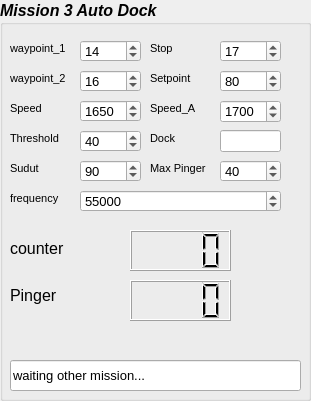
     <widget class="QGroupBox" name="groupBox_6">
      <property name="geometry">
       <rect>
        <x>650</x>
        <y>230</y>
        <width>311</width>
        <height>401</height>
       </rect>
      </property>
      <property name="font">
       <font>
        <pointsize>12</pointsize>
        <weight>75</weight>
        <italic>true</italic>
        <bold>true</bold>
       </font>
      </property>
      <property name="title">
       <string>Mission 3 Auto Dock</string>
      </property>
      <widget class="QLabel" name="label_83">
       <property name="geometry">
        <rect>
         <x>10</x>
         <y>40</y>
         <width>71</width>
         <height>16</height>
        </rect>
       </property>
       <property name="font">
        <font>
         <pointsize>8</pointsize>
         <weight>50</weight>
         <italic>false</italic>
         <bold>false</bold>
        </font>
       </property>
       <property name="text">
        <string>waypoint_1</string>
       </property>
      </widget>
      <widget class="QLabel" name="label_95">
       <property name="geometry">
        <rect>
         <x>10</x>
         <y>100</y>
         <width>55</width>
         <height>16</height>
        </rect>
       </property>
       <property name="font">
        <font>
         <pointsize>8</pointsize>
         <weight>50</weight>
         <italic>false</italic>
         <bold>false</bold>
        </font>
       </property>
       <property name="text">
        <string>Speed</string>
       </property>
      </widget>
      <widget class="QSpinBox" name="spinBoxWaypointMisi3">
       <property name="geometry">
        <rect>
         <x>80</x>
         <y>40</y>
         <width>61</width>
         <height>22</height>
        </rect>
       </property>
       <property name="font">
        <font>
         <pointsize>10</pointsize>
         <weight>50</weight>
         <italic>false</italic>
         <bold>false</bold>
        </font>
       </property>
       <property name="minimum">
        <number>0</number>
       </property>
       <property name="maximum">
        <number>99</number>
       </property>
       <property name="singleStep">
        <number>1</number>
       </property>
       <property name="value">
        <number>14</number>
       </property>
      </widget>
      <widget class="QSpinBox" name="spinBoxSpeedMisi3">
       <property name="geometry">
        <rect>
         <x>80</x>
         <y>100</y>
         <width>61</width>
         <height>22</height>
        </rect>
       </property>
       <property name="font">
        <font>
         <pointsize>10</pointsize>
         <weight>50</weight>
         <italic>false</italic>
         <bold>false</bold>
        </font>
       </property>
       <property name="minimum">
        <number>1500</number>
       </property>
       <property name="maximum">
        <number>2000</number>
       </property>
       <property name="singleStep">
        <number>25</number>
       </property>
       <property name="value">
        <number>1650</number>
       </property>
      </widget>
      <widget class="QLabel" name="label_100">
       <property name="geometry">
        <rect>
         <x>150</x>
         <y>40</y>
         <width>55</width>
         <height>16</height>
        </rect>
       </property>
       <property name="font">
        <font>
         <pointsize>8</pointsize>
         <weight>50</weight>
         <italic>false</italic>
         <bold>false</bold>
        </font>
       </property>
       <property name="text">
        <string>Stop</string>
       </property>
      </widget>
      <widget class="QSpinBox" name="spinBoxStopMisi3">
       <property name="geometry">
        <rect>
         <x>220</x>
         <y>40</y>
         <width>61</width>
         <height>22</height>
        </rect>
       </property>
       <property name="font">
        <font>
         <pointsize>10</pointsize>
         <weight>50</weight>
         <italic>false</italic>
         <bold>false</bold>
        </font>
       </property>
       <property name="value">
        <number>17</number>
       </property>
      </widget>
      <widget class="QLabel" name="label_70">
       <property name="geometry">
        <rect>
         <x>150</x>
         <y>70</y>
         <width>55</width>
         <height>16</height>
        </rect>
       </property>
       <property name="font">
        <font>
         <pointsize>8</pointsize>
         <weight>50</weight>
         <italic>false</italic>
         <bold>false</bold>
        </font>
       </property>
       <property name="text">
        <string>Setpoint</string>
       </property>
      </widget>
      <widget class="QSpinBox" name="spinBoxSetpointMisi3">
       <property name="geometry">
        <rect>
         <x>220</x>
         <y>70</y>
         <width>61</width>
         <height>22</height>
        </rect>
       </property>
       <property name="font">
        <font>
         <pointsize>10</pointsize>
         <weight>50</weight>
         <italic>false</italic>
         <bold>false</bold>
        </font>
       </property>
       <property name="maximum">
        <number>250</number>
       </property>
       <property name="value">
        <number>80</number>
       </property>
      </widget>
      <widget class="QLabel" name="label_72">
       <property name="geometry">
        <rect>
         <x>10</x>
         <y>240</y>
         <width>81</width>
         <height>17</height>
        </rect>
       </property>
       <property name="font">
        <font>
         <pointsize>12</pointsize>
         <weight>50</weight>
         <italic>false</italic>
         <bold>false</bold>
        </font>
       </property>
       <property name="text">
        <string>counter</string>
       </property>
      </widget>
      <widget class="QLabel" name="label_74">
       <property name="geometry">
        <rect>
         <x>150</x>
         <y>100</y>
         <width>59</width>
         <height>17</height>
        </rect>
       </property>
       <property name="font">
        <font>
         <pointsize>8</pointsize>
         <weight>50</weight>
         <italic>false</italic>
         <bold>false</bold>
        </font>
       </property>
       <property name="text">
        <string>Speed_A</string>
       </property>
      </widget>
      <widget class="QSpinBox" name="spinBoxSpeedMisi3Atas">
       <property name="geometry">
        <rect>
         <x>220</x>
         <y>100</y>
         <width>61</width>
         <height>23</height>
        </rect>
       </property>
       <property name="font">
        <font>
         <pointsize>10</pointsize>
         <weight>50</weight>
         <italic>false</italic>
         <bold>false</bold>
        </font>
       </property>
       <property name="minimum">
        <number>1500</number>
       </property>
       <property name="maximum">
        <number>2000</number>
       </property>
       <property name="singleStep">
        <number>25</number>
       </property>
       <property name="value">
        <number>1700</number>
       </property>
      </widget>
      <widget class="QLabel" name="label_84">
       <property name="geometry">
        <rect>
         <x>10</x>
         <y>70</y>
         <width>71</width>
         <height>16</height>
        </rect>
       </property>
       <property name="font">
        <font>
         <pointsize>8</pointsize>
         <weight>50</weight>
         <italic>false</italic>
         <bold>false</bold>
        </font>
       </property>
       <property name="text">
        <string>waypoint_2</string>
       </property>
      </widget>
      <widget class="QSpinBox" name="spinBoxWaypointMisi3_2">
       <property name="geometry">
        <rect>
         <x>80</x>
         <y>70</y>
         <width>61</width>
         <height>22</height>
        </rect>
       </property>
       <property name="font">
        <font>
         <pointsize>10</pointsize>
         <weight>50</weight>
         <italic>false</italic>
         <bold>false</bold>
        </font>
       </property>
       <property name="value">
        <number>16</number>
       </property>
      </widget>
      <widget class="QLCDNumber" name="lcdNumberCounterMisi3">
       <property name="geometry">
        <rect>
         <x>130</x>
         <y>230</y>
         <width>101</width>
         <height>41</height>
        </rect>
       </property>
       <property name="digitCount">
        <number>4</number>
       </property>
      </widget>
      <widget class="QLineEdit" name="lineEditStatusMisi3">
       <property name="geometry">
        <rect>
         <x>10</x>
         <y>360</y>
         <width>291</width>
         <height>31</height>
        </rect>
       </property>
       <property name="font">
        <font>
         <pointsize>10</pointsize>
         <weight>50</weight>
         <italic>false</italic>
         <bold>false</bold>
        </font>
       </property>
       <property name="text">
        <string>waiting other mission...</string>
       </property>
      </widget>
      <widget class="QLabel" name="label_114">
       <property name="geometry">
        <rect>
         <x>150</x>
         <y>130</y>
         <width>55</width>
         <height>16</height>
        </rect>
       </property>
       <property name="font">
        <font>
         <pointsize>8</pointsize>
         <weight>50</weight>
         <italic>false</italic>
         <bold>false</bold>
        </font>
       </property>
       <property name="text">
        <string>Dock</string>
       </property>
      </widget>
      <widget class="QLabel" name="label_115">
       <property name="geometry">
        <rect>
         <x>10</x>
         <y>160</y>
         <width>55</width>
         <height>16</height>
        </rect>
       </property>
       <property name="font">
        <font>
         <pointsize>8</pointsize>
         <weight>50</weight>
         <italic>false</italic>
         <bold>false</bold>
        </font>
       </property>
       <property name="text">
        <string>Sudut</string>
       </property>
      </widget>
      <widget class="QSpinBox" name="spinBoxSudutMisi3">
       <property name="geometry">
        <rect>
         <x>80</x>
         <y>160</y>
         <width>61</width>
         <height>22</height>
        </rect>
       </property>
       <property name="font">
        <font>
         <pointsize>10</pointsize>
         <weight>50</weight>
         <italic>false</italic>
         <bold>false</bold>
        </font>
       </property>
       <property name="maximum">
        <number>180</number>
       </property>
       <property name="value">
        <number>90</number>
       </property>
      </widget>
      <widget class="QLabel" name="label_117">
       <property name="geometry">
        <rect>
         <x>10</x>
         <y>280</y>
         <width>81</width>
         <height>31</height>
        </rect>
       </property>
       <property name="font">
        <font>
         <weight>50</weight>
         <italic>false</italic>
         <bold>false</bold>
        </font>
       </property>
       <property name="text">
        <string>Pinger</string>
       </property>
      </widget>
      <widget class="QLineEdit" name="lineEditDock">
       <property name="geometry">
        <rect>
         <x>220</x>
         <y>130</y>
         <width>61</width>
         <height>22</height>
        </rect>
       </property>
       <property name="font">
        <font>
         <pointsize>10</pointsize>
         <weight>50</weight>
         <italic>false</italic>
         <bold>false</bold>
        </font>
       </property>
      </widget>
      <widget class="QLCDNumber" name="lcdNumberPenandaMisi3">
       <property name="geometry">
        <rect>
         <x>130</x>
         <y>280</y>
         <width>101</width>
         <height>41</height>
        </rect>
       </property>
       <property name="digitCount">
        <number>4</number>
       </property>
      </widget>
      <widget class="QLabel" name="label_116">
       <property name="geometry">
        <rect>
         <x>10</x>
         <y>130</y>
         <width>61</width>
         <height>16</height>
        </rect>
       </property>
       <property name="font">
        <font>
         <pointsize>8</pointsize>
         <weight>50</weight>
         <italic>false</italic>
         <bold>false</bold>
        </font>
       </property>
       <property name="text">
        <string>Threshold</string>
       </property>
      </widget>
      <widget class="QSpinBox" name="spinBoxThresholdPinger">
       <property name="geometry">
        <rect>
         <x>80</x>
         <y>130</y>
         <width>61</width>
         <height>22</height>
        </rect>
       </property>
       <property name="font">
        <font>
         <pointsize>10</pointsize>
         <weight>50</weight>
         <italic>false</italic>
         <bold>false</bold>
        </font>
       </property>
       <property name="maximum">
        <number>200</number>
       </property>
       <property name="value">
        <number>40</number>
       </property>
      </widget>
      <widget class="QSpinBox" name="spinBoxMaxPinger">
       <property name="geometry">
        <rect>
         <x>220</x>
         <y>160</y>
         <width>61</width>
         <height>22</height>
        </rect>
       </property>
       <property name="font">
        <font>
         <pointsize>10</pointsize>
         <weight>50</weight>
         <italic>false</italic>
         <bold>false</bold>
        </font>
       </property>
       <property name="maximum">
        <number>200</number>
       </property>
       <property name="value">
        <number>40</number>
       </property>
      </widget>
      <widget class="QLabel" name="label_118">
       <property name="geometry">
        <rect>
         <x>150</x>
         <y>160</y>
         <width>71</width>
         <height>16</height>
        </rect>
       </property>
       <property name="font">
        <font>
         <pointsize>8</pointsize>
         <weight>50</weight>
         <italic>false</italic>
         <bold>false</bold>
        </font>
       </property>
       <property name="text">
        <string>Max Pinger</string>
       </property>
      </widget>
      <widget class="QLabel" name="label_121">
       <property name="geometry">
        <rect>
         <x>10</x>
         <y>190</y>
         <width>55</width>
         <height>16</height>
        </rect>
       </property>
       <property name="font">
        <font>
         <pointsize>8</pointsize>
         <weight>50</weight>
         <italic>false</italic>
         <bold>false</bold>
        </font>
       </property>
       <property name="text">
        <string>frequency</string>
       </property>
      </widget>
      <widget class="QSpinBox" name="spinBoxThresholdFrequency">
       <property name="geometry">
        <rect>
         <x>80</x>
         <y>190</y>
         <width>201</width>
         <height>22</height>
        </rect>
       </property>
       <property name="font">
        <font>
         <pointsize>10</pointsize>
         <weight>50</weight>
         <italic>false</italic>
         <bold>false</bold>
        </font>
       </property>
       <property name="minimum">
        <number>10000</number>
       </property>
       <property name="maximum">
        <number>90000</number>
       </property>
       <property name="value">
        <number>55000</number>
       </property>
      </widget>
     </widget>
